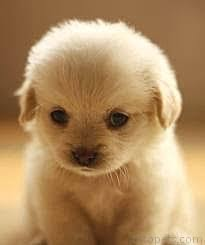
#> input picture Unit 6/cute_dog.jpg, 205 x 245 px
$ python Hsueh_J_U7_L1.py 3 cute_dog.jpg
#> lines starting #> are read from the running program, lines starting #| are printed output that depends on the picture; long printed decimals are rounded
import PIL
import random
import math
from PIL import Image
import urllib.request
import io, sys, os, random

def main():
   k = int(sys.argv[1])
   file = sys.argv[2]
   if not os.path.isfile(file):
      file = io.BytesIO(urllib.request.urlopen(file).read())
   img = Image.open(file)
#> img is the input picture: PIL image 205x245 RGB; mean R, G, B 175.1, 140.3, 98.2
   width = img.size[0]
#> width = 205
   height = img.size[1]
#> height = 245
   unique = set()
   pix = img.load()
   pixels = {}
   max = 0
   maxi =0
   maxj = 0
   for i in range(0,width):
      for j in range(0,height):
          unique.add(pix[i,j])
          if pix[i, j] not in pixels:
            pixels[pix[i, j]] = 0
          pixels[pix[i,j]] = pixels[pix[i, j]]+1
          if(pixels[pix[i,j]]>max):
            max = pixels[pix[i,j]]
            maxi = i
            maxj = j
#> after the loop, max = 811; maxi = 204; maxj = 74; pixels = 13243 items; unique = 13243 items
   #img.show()
   means = [pix[random.randint(0,width-1),random.randint(0,height-1)] for i in range(0,k)]
#> means = [(162, 111, 64), (148, 109, 70), (143, 96, 50)]
   #means = [(random.randint(0,255), random.randint(0,255),random.randint(0,255)) for i in range(0,k)]
   done = False
   clustered = [[0 for j in range(0,height)] for i in range(0,width)]
   #print(clustered)
   start = []
   old = []
   first = True
   diffc = 1
   print("Size: ", width, " x ", height)
#| Size:  205  x  245
   print("Pixels: ", width*height)
#| Pixels:  50225
   print("Distinct pixel count: ", len(unique))
#| Distinct pixel count:  13243
   print("Most common pixel: ", pix[maxi, maxj], max)
#| Most common pixel:  (150, 111, 72) 811
   print("Random means: ", means)
#| Random means:  [(162, 111, 64), (148, 109, 70), (143, 96, 50)]
   for i in range(0,len(means)):
      start.append(0)
#> this loop made 3 passes
#> after the loop, start = [0, 0, 0]
   while(not done):
      done = True
      old = [start[i] for i in range(0,len(means))]
      oldcluster = [[clustered[i][j] for j in range(0, height)] for i in range(0,width)]
      for i in range(0,len(means)):
         start[i]=0
      for i in range(0,width):
         for j in range(0,height):
            cluster = 0
            mindist = math.sqrt( pow(means[0][0]-pix[i,j][0], 2) + pow(means[0][1]-pix[i,j][1], 2) + pow(means[0][2]-pix[i,j][2], 2))
            for y in range(1,len(means)):
               if(math.sqrt( pow(means[y][0]-pix[i,j][0], 2) + pow(means[y][1]-pix[i,j][1], 2) + pow(means[y][2]-pix[i,j][2], 2)) < mindist):
                  cluster = y
                  mindist = math.sqrt( pow(means[y][0]-pix[i,j][0], 2) + pow(means[y][1]-pix[i,j][1], 2) + pow(means[y][2]-pix[i,j][2], 2))
            clustered[i][j] = cluster
            start[cluster] = start[cluster]+1
            if (cluster != oldcluster[i][j]):
               done = False
      for i in range(0,len(means)):
         r = 0
         g=0
         b=0
         count = 0
         for x in range(0, width):
            for y in range(0,height):
               if(clustered[x][y]==i):
                  count = count + 1
                  r = r + pix[x, y][0]
                  g = g + pix[x, y][1]
                  b = b + pix[x, y][2]
         if count > 0:
            means[i] = (r/count, g/count, b/count)
      if first:
         print("first means:", means)
         print("starting sizes:", start)
         first = False
      diffc = diffc + 1
      diff = [start[i] - old[i] for i in range(0,len(means))]
      print("diff ", diffc, " : ", diff)
#> this loop made 24 passes
#> (old, diff) on passes 1 to 12: ([0, 0, 0], [28496, 7720, 14009]), ([28496, 7720, 14009], [-9062, 12041, -2979]), ([19434, 19761, 11030], [-2483, 2859, -376]), ([16951, 22620, 10654], [-851, 210, 641]), ([16100, 22830, 11295], [-339, -456, 795]), ([15761, 22374, 12090], [-219, -438, 657]), ([15542, 21936, 12747], [-125, -461, 586]), ([15417, 21475, 13333], [-96, -382, 478]), ([15321, 21093, 13811], [-68, -320, 388]), ([15253, 20773, 14199], [-42, -260, 302]), ([15211, 20513, 14501], [-53, -98, 151]), ([15158, 20415, 14652], [-28, -102, 130])
#| first means: [(207.481, 176.636, 132.089), (149.591, 110.986, 72.120), (123.428, 82.363, 43.538)]
#| starting sizes: [28496, 7720, 14009]
#| diff  2  :  [28496, 7720, 14009]
#| diff  3  :  [-9062, 12041, -2979]
#| diff  4  :  [-2483, 2859, -376]
#| diff  5  :  [-851, 210, 641]
#| diff  6  :  [-339, -456, 795]
#| diff  7  :  [-219, -438, 657]
#| diff  8  :  [-125, -461, 586]
#| diff  9  :  [-96, -382, 478]
#> (further printed lines are left out)
#> after the loop, clustered = 205 items; diffc = 25; first = False; means = [(235.7, 213.6, 173.7), (168.2, 128.5, 82.34), (125.7, 84.64, 45.53)]; start = [15006, 19581, 15638]

   for i in range(0, width):
      for j in range(0, height):
         pix[i, j] = (int(means[clustered[i][j]][0]), int(means[clustered[i][j]][1]),int(means[clustered[i][j]][2]))
   img.show()
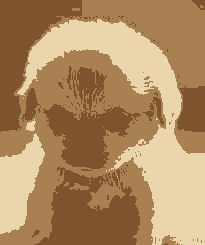
#> shown: PIL image 205x245 RGB; mean R, G, B 174.6, 139.7, 97.7
   img.save('./kmeans/2022jhsueh.png', 'PNG')
   print("Final sizes: ", start)
#| Final sizes:  [15006, 19581, 15638]
   print("Final means: ")
   for i in range(0, len(means)):
      print(str(i) + ": ", means[i], start[i])

if __name__ == '__main__':
   main()
